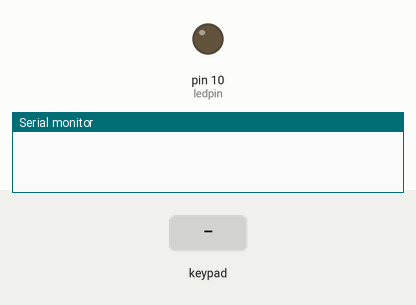
This sketch was run on a simulated Arduino Uno, built with avr-gcc and run on an emulated ATmega328P. Shown: output pins drawn as LEDs (lit = HIGH), the last lines printed to the serial monitor. The test bench sets the inputs (shaded band). The local clock reads 2024-03-15 10:24:30 at power-on unless the sketch sets it.

Above: at 1.2 s.
1.3 s: keypad keys 5 6 7 8 pressed 0.4 s apart
At 2.9 s:
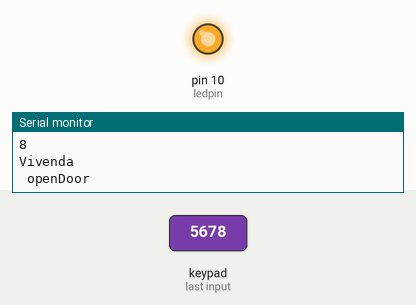
5.9 s: key '*' pressed
7.4 s: key '#' pressed
8.9 s: keypad keys 1 2 3 4 pressed 0.4 s apart
Timing chart, 0 to 11.9 s (numbered marks = the images above; inputs shaded):
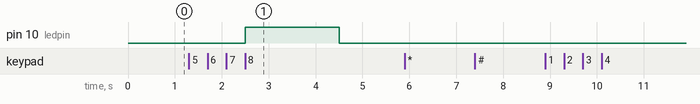

Measured:
- after the input at 1.3 s, pin 10 (ledpin): LOW → HIGH after 1.2 s, → LOW 2.0 s later

The sketch:

Panel_Numerico_teclat_rtc_2codigos.ino
```cpp
/*  Panel Numerico de Apertura de una puerta electrica,
 *  con dos claves de 4 digitos introducidas en keypad
 *  con Real Time Clock para establecer los horarios de apertura
 */

#include <Keypad.h>

bool panelActivo = true;

const byte ROWS = 4; // Four rows - this is the 1,4,7,* and 2,5,8,0, etc
const byte COLS = 3; // Three columns - this is the 123 and 456 and 789 and *0#
char claveCSO[4]= {'1','2','3','4'}; // el codigo para abrir la puerta clave de entrada sujeto a horario del cso
char claveVIV[4]= {'5','6','7','8'}; // el codigo para abrir la puerta clave de entrada 7 dias 24 horas.
//int posActual = 0; // this is the integer that rises as each of the keys is pressed correctly. a 4-digit code like 1,3,2,5 rises to 4
int CSO=0; //aquest marcador aumenta cada cop que una tecla del codi del CSO es prem correctament.
int VIV=0; //aquest marcador aumenta cada cop que una tecla del codi de lA VIVenda es prem correctament.

// Define the Keymap
char keys[ROWS][COLS] = {
  {'1','2','3'},
  {'4','5','6'},
  {'7','8','9'},
  {'*','0','#'}
};

// Connect keypad ROW0, ROW1, ROW2 and ROW3 to these Arduino pins.
byte rowPins[ROWS] = {8,7,6,5}; //connect to the row pinouts of the keypad
byte colPins[COLS] = {4, 3, 2};

// Create the Keypad
Keypad kpd = Keypad( makeKeymap(keys), rowPins, colPins, ROWS, COLS );

#include <virtuabotixRTC.h>

/////////////////////////////////////////
// Creation of the Real Time Clock Object
//   SCLK -> 9,   I/O -> 11,   CE -> 12
virtuabotixRTC myRTC(9, 11, 12);


#define ledpin 10 // the pin which sends signal to open or close the relay  -----   PIN RELE


void setup() // this runs a single time each time the arduino powers up
{
  pinMode(ledpin,OUTPUT);
  digitalWrite(ledpin, HIGH);
  Serial.begin(9600); // this value must be the same as the serial value inside the write window (monitor serie)
  digitalWrite(ledpin, LOW);
}


void loop() // this is the loop that runs all the time
{
  doKeypad();
}


void doKeypad(){
  char key = kpd.getKey();

  if(key){  // Check for a valid key.
     if (key == claveCSO[CSO]) {
        CSO++;
        }
        else
        CSO=0;

     if (key == claveVIV[VIV]) {
        VIV++ ;
        }
        else
        VIV=0;


     Serial.print(key);
     Serial.println(" ");

     if (CSO == 4) {   //you got the code right, it's a 4-digit code...
         doRtc();
         if (myRTC.dayofweek>0 && myRTC.dayofweek<6 && myRTC.hours>7 && myRTC.hours<21) {
         Serial.println("CSO");
            openDoor();
            CSO = 0;   //resets to waiting for the first key
            }
        }
     if (VIV == 4) {   //you got the code right, it's a 4-digit code...
         Serial.println("Vivenda");
         openDoor();
         VIV = 0;   //resets to waiting for the first key
        }
     }
}


void doRtc(){

  /////////////////////////////////////////////////////////////////////////////////////////
  // This allows for the update of variables for time or accessing the individual elements.                //|
  myRTC.updateTime();

  //////////////////////////////////////////////
  // Start printing RTC elements as individuals                                                            //|

  //  Serial.print("Current Date / Time: ");                                                                 //|
  switch (myRTC.dayofweek)                  // Esto pone nombre del dia
  {
    case 1:
    Serial.print(" Dilluns"); break;
    case 2:
    Serial.print(" Dimarts"); break;
    case 3:
    Serial.print(" Dimecres"); break;
    case 4:
    Serial.print(" Dijous"); break;
    case 5:
    Serial.print(" Divendres"); break;
    case 6:
    Serial.print(" Dissabte"); break;
    case 7:
    Serial.print(" Diumege"); break;
  }

  Serial.print("  ");                                                                                    //|
  Serial.print(myRTC.dayofmonth);                                                                        //|
  Serial.print("/");                                                                                     //|
  Serial.print(myRTC.month);                                                                             //|
  Serial.print("/");                                                                                     //|
  Serial.print(myRTC.year);                                                                              //|
  Serial.print("  ");                                                                                    //|
  Serial.print(myRTC.hours);                                                                             //|
  Serial.print(":");                                                                                     //|
  Serial.print(myRTC.minutes);                                                                           //|
  Serial.print(":");                                                                                     //|
  Serial.println(myRTC.seconds);
  Serial.println (" ");
}


void openDoor(){
        digitalWrite(ledpin, HIGH);  // tells to open relay on pin 10
        Serial.println (" openDoor ");
        delay(2000);  //wait two seconds
        Serial.println (" closeDoor ");
        digitalWrite(ledpin, LOW);  // close relay
}


//FIN
```
